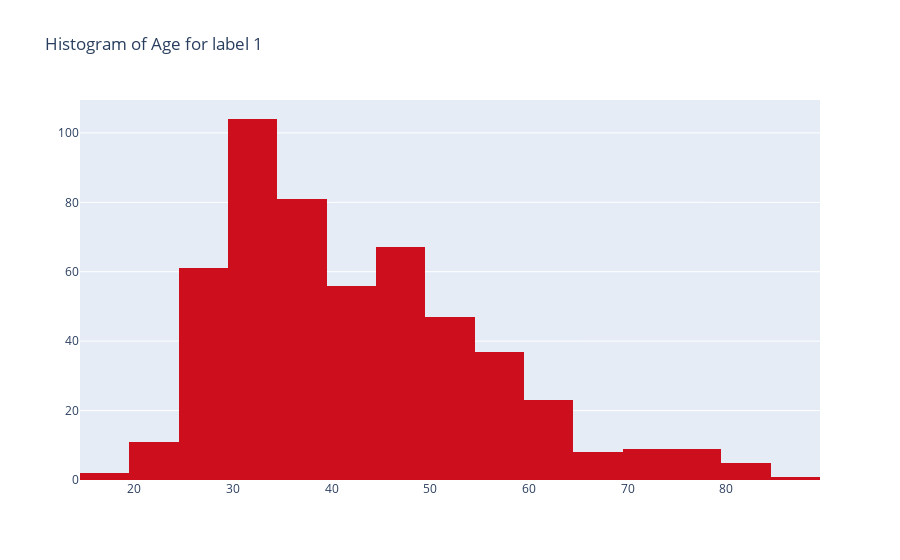

Notebook code for this chart:
### Code cell
data = [go.Histogram(x=bank_data_L1.age, marker=dict(color='#CC0E1D' ))]
layout = go.Layout(title = "Histogram of Age for label 1")
fig = go.Figure(data= data, layout=layout)
iplot(fig)

### Figure 1 — Plotly figure (JSON) as saved in the notebook; plotly's stock layout.template omitted (floating-point values rounded to 4 significant figures; data arrays with more than 128 entries replaced by an {"elided": "..."} marker saying what was removed)
{"data": [{"marker": {"color": "#CC0E1D"}, "type": "histogram", "x": {"elided": "521 int values"}}], "layout": {"title": {"text": "Histogram of Age for label 1"}}}
